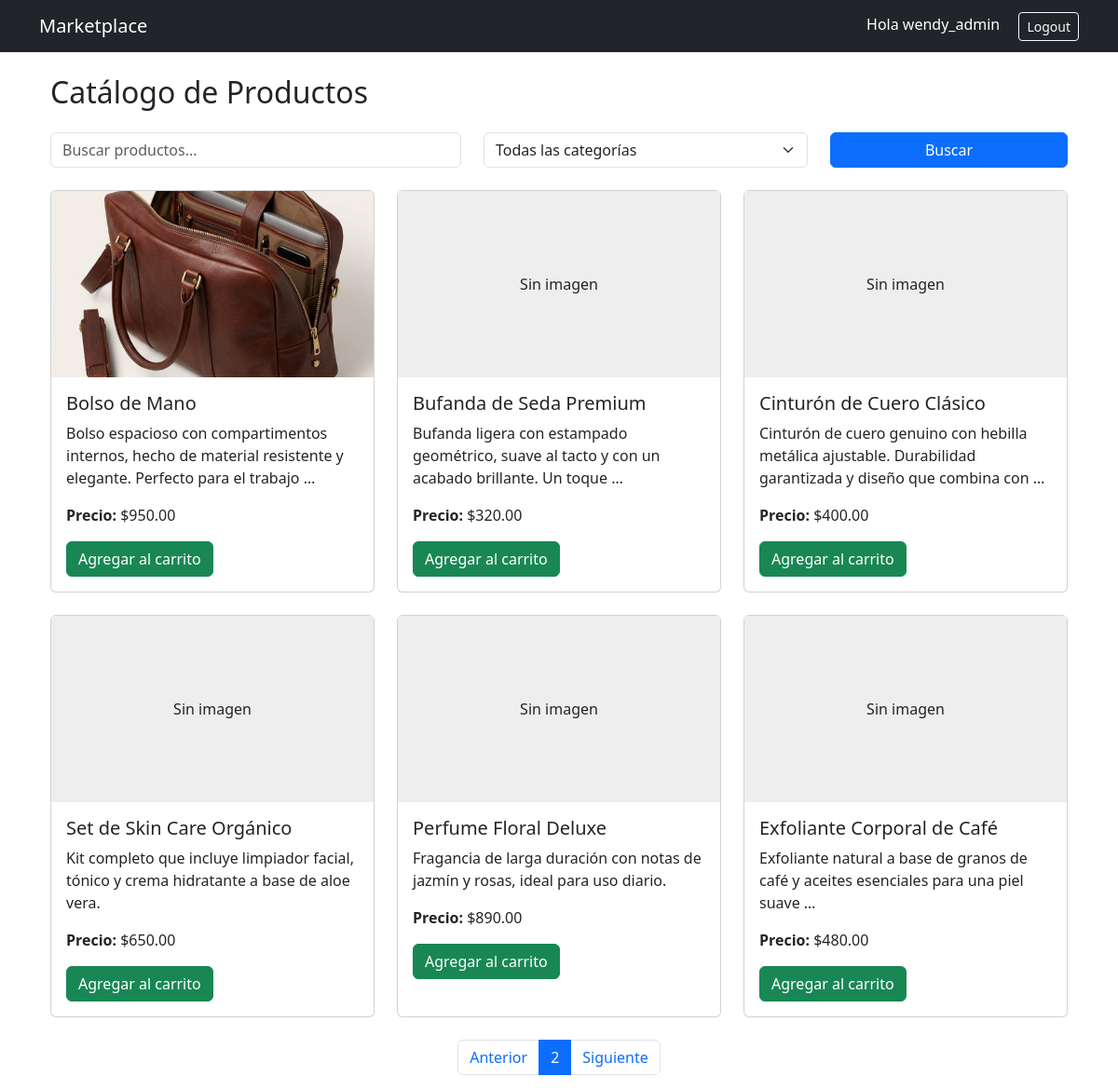
/?page=2 (signed in), run on the app's committed database.
### store/models.py (models this page shows, shortened)
class User(AbstractUser):
    id = models.UUIDField(primary_key=True, default=uuid.uuid4, editable=False)
    is_seller = models.BooleanField(default=False)

class Product(models.Model):
    id = models.UUIDField(primary_key=True, default=uuid.uuid4, editable=False)
    name = models.CharField(max_length=150)
    description = models.TextField()
    price = models.DecimalField(max_digits=10, decimal_places=2)
    stock = models.PositiveIntegerField(default=0)
    image = models.ImageField(upload_to='products/', null=True, blank=True)
    owner = models.ForeignKey(
        User,
        on_delete=models.CASCADE,
        related_name='products'
    )  # 1:N
    categories = models.ManyToManyField(
        Category,
        related_name='products'
    )  # N:M
    created_at = models.DateTimeField(auto_now_add=True)

### store/views.py (the view)
# urls.py: path('', views.home, name='home'),
def home(request):
    query = request.GET.get('q')
    category_id = request.GET.get('category')
    products = Product.objects.select_related('owner').prefetch_related('categories').all()
    if query:
        products = products.filter(
            Q(name__icontains=query) |
            Q(description__icontains=query)
        )
    if category_id:
        products = products.filter(categories__id=category_id)
    paginator = Paginator(products, 6)
    page_number = request.GET.get('page')
    page_obj = paginator.get_page(page_number)
    categories = Category.objects.all()
    return render(request, 'store/home.html', {
        'page_obj': page_obj,
        'categories': categories
    })

### store/templates/store/home.html (shortened to what this page needs)
{% extends 'store/base.html' %}
{% block content %}
<div class="container mt-4">
    <h2 class="mb-4">Catálogo de Productos</h2>
    <form method="GET" class="row mb-4">
        <div class="col-md-5">
            <input type="text" name="q" class="form-control" placeholder="Buscar productos..." value="{{ request.GET.q|default:'' }}">
        </div>
        <div class="col-md-4">
            <select name="category" class="form-control form-select">
                <option value="">Todas las categorías</option>
            </select>
        </div>
        <div class="col-md-3">
            <button type="submit" class="btn btn-primary w-100">Buscar</button>
        </div>
    </form>
    <div class="row">
        {% for product in page_obj %}
        <div class="col-md-4 mb-4">
            <div class="card h-100">
                {% if product.image %}
                    <img src="{{ product.image.url }}" class="card-img-top" alt="{{ product.name }}" style="height: 200px; object-fit: cover;">
                {% else %}
                    <div style="height: 200px; background-color: #eee; display: flex; align-items: center; justify-content: center;">
                        <span>Sin imagen</span>
                    </div>
                {% endif %}
                <div class="card-body">
                    <h5 class="card-title">{{ product.name }}</h5>
                    <p class="card-text">{{ product.description|truncatewords:15 }}</p>
                    <p class="card-text"><strong>Precio:</strong> ${{ product.price }}</p>
                    <a href="{% url 'add_to_cart' product.id %}" class="btn btn-success">Agregar al carrito</a>
                </div>
            </div>
        </div>
        {% empty %}
        <p>No se encontraron productos.</p>
        {% endfor %}
    </div>
    <nav aria-label="Navegación de páginas">
        <ul class="pagination justify-content-center">
            {% if page_obj.has_previous %}
                <li class="page-item">
                    <a class="page-link" href="?page={{ page_obj.previous_page_number }}{% if request.GET.q %}&q={{ request.GET.q }}{% endif %}{% if request.GET.category %}&category={{ request.GET.category }}{% endif %}">Anterior</a>
                </li>
            {% endif %}
            <li class="page-item active">
                <span class="page-link">{{ page_obj.number }}</span>
            </li>
            {% if page_obj.has_next %}
                <li class="page-item">
                    <a class="page-link" href="?page={{ page_obj.next_page_number }}{% if request.GET.q %}&q={{ request.GET.q }}{% endif %}{% if request.GET.category %}&category={{ request.GET.category }}{% endif %}">Siguiente</a>
                </li>
            {% endif %}
        </ul>
    </nav>
</div>
{% endblock %}

### store/templates/store/base.html (shortened to what this page needs)
<!DOCTYPE html>
<html lang="es">
<head>
    <link href="https://cdn.jsdelivr.net/npm/bootstrap@5.3.0/dist/css/bootstrap.min.css" rel="stylesheet">
</head>
<body>
<nav class="navbar navbar-expand-lg navbar-dark bg-dark">
  <div class="container">
    <a class="navbar-brand" href="/">Marketplace</a>
    <div>
      {% if user.is_authenticated %}
        <span class="text-white me-3">Hola {{ user.username }}</span>
        <a href="{% url 'logout' %}" class="btn btn-outline-light btn-sm">Logout</a>
      {% else %}
        <a href="{% url 'login' %}" class="btn btn-outline-light btn-sm me-2">Login</a>
        <a href="{% url 'register' %}" class="btn btn-primary btn-sm">Registro</a>
      {% endif %}
    </div>
  </div>
</nav>
<div class="container mt-4">
    {% block content %}{% endblock %}
</div>
</body>
</html>

### data on the page
User: username "wendy_admin"
Product: image (picture), name "Bolso de Mano", description "Bolso espacioso con compartimentos internos, hecho de material resistente y elegante. Perfecto para el trabajo …", price "950.00"
Product: shows "Sin imagen", name "Bufanda de Seda Premium", description "Bufanda ligera con estampado geométrico, suave al tacto y con un acabado brillante. Un toque …", price "320.00"
Product: shows "Sin imagen", name "Cinturón de Cuero Clásico", description "Cinturón de cuero genuino con hebilla metálica ajustable. Durabilidad garantizada y diseño que combina con …", price "400.00"
Product: shows "Sin imagen", name "Set de Skin Care Orgánico", description "Kit completo que incluye limpiador facial, tónico y crema hidratante a base de aloe vera.", price "650.00"
Product: shows "Sin imagen", name "Perfume Floral Deluxe", description "Fragancia de larga duración con notas de jazmín y rosas, ideal para uso diario.", price "890.00"
Product: shows "Sin imagen", name "Exfoliante Corporal de Café", description "Exfoliante natural a base de granos de café y aceites esenciales para una piel suave …", price "480.00"

### other printed values
{{ page_obj.number }} "2"
